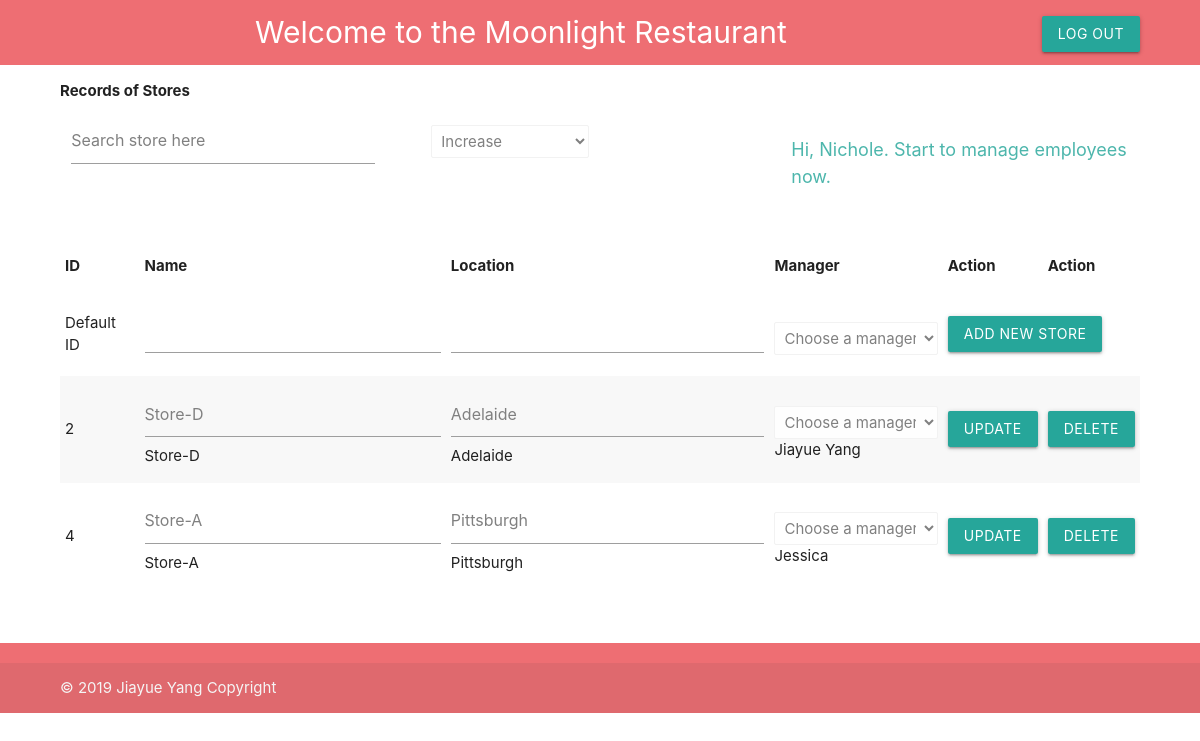
Page /Manager-Store/ on the committed database.
### menuserve/models.py (models this page shows)
class Store(models.Model):
    location = models.CharField(max_length=100)
    name = models.CharField(max_length=10)
    store_manager = models.ForeignKey(Manager,on_delete=models.CASCADE)

class Manager(models.Model):
    name = models.CharField(max_length=20)
    gender = models.CharField(max_length=20,default='male')

### menuserve/views.py (the view, shortened to what this page needs)
# urls.py: url(r'^Manager-Store/',managerstore,name="managerstore"),
def managerstore(request):
    content={}
    content["show"]=""
    stores = Store.objects.all()
    managers = Manager.objects.all()
    return render(request,"Manager-Store.html",{"stores":stores,"managers":managers})

### menuserve/templates/Manager-Store.html (shortened to what this page needs)
<!DOCTYPE html>
    <html lang="en-US">
    <head>
        {% load static %}
        <link type="text/css" rel="stylesheet" href="{% static 'css/materialize.min.css' %}"  media="screen"/>
        {% load static %}
        <link type="text/css" rel="stylesheet" href="{% static 'css/additional.css' %}" charset="utf-8"  />
    </head>
    <body>
        <header class="menu-page-header">
                <div class="grid-example col s12" id="welcomeheadline">
                    Welcome to the Moonlight Restaurant
                    <a href="{% url 'managermain' %}" class="waves-effect waves-light btn" id="logout">Log Out</a>
                </div>
        </header>
        <div class="general-container">
          <p id="headlineofmanagement">
            <b>
            Records of Stores
          </b>
          </p>
          <div class="row" class="table-margin-top">
            <div class="col s4">
                <form class="search-bar-management">
                    <input type="text" name="search" value="Search store here" >
                </form>
            </div>
            <div class="col s2">
            <form>
                <select class="select-management">
                      <option >Increase</option>
                </select>
            </form>
            </div>
            <div class="col s2">
            </div>
            <div class="col s4">
                <p id="loginfo">
                    Hi, Nichole. Start to manage employees now.
                </p>
            </div>
        </div>
            <div class="record-table">
        <table class="striped" >
            <thead>
              <tr>
                  <th>ID</th>
                  <th>Name</th>
                  <th>Location</th>
                  <th>Manager</th>
                  <th>Action</th>
                  <th>Action</th>
              </tr>
            </thead>
            <tbody>
                <form action="#" method="POST">
              <tr>
                  <td>Default ID</td>
                  <td>
                      <input type="text" id="status" class="taskName" name="name" required>
              </td>
              <td>
                  <input type="text" id="status" class="taskName" name="location" required>
              </td>
              <td>
                <select id="manager" class="select-management" name="manager_select" style = " visibility: visible;">
                    <option class="disabled" value="">Choose a manager</option>
                    </select>
              </td>
              <td colspan="2">
                  <button class="waves-effect waves-light btn" name="StoreAdd" type="submit">
                      Add New Store
                    </button>
                </td>
              </tr>
              </form>
              {% for store in stores %}
              <tr>
                    <form action="#" method="POST">
                <td>{{store.id}}</td>
                <td> <input type="text" name="input_storename" value="{{store.name}}">{{store.name}}</td>
                <td><input type="text" name="input_storelocation" value="{{store.location}}">{{store.location}}</td>
                <td>{% csrf_token %}
                        <select id="manager" class="select-management" name="manager_select" >
                            <option class="disabled" value="">Choose a manager</option>
                            </select>{{ store.store_manager.name }}</td>
                <td>
                    <button class="waves-effect waves-light btn" name = "StoreUpdate" id="{{ store.id }}" value="{{ store.id }}" type="submit">Update</button>
                </td>
                </form>
                <td>
                        <form action="#" method="POST">
                                <button class="waves-effect waves-light btn" name = "StoreDelete" id="{{ store.id }}" value="{{ store.id }}" type="submit">Delete</button>
                </form>
                </td>
              </tr>
              {% endfor %}
            </tbody>
          </table>
          </div>
          </div>
          <footer class="page-footer">
                <div class="footer-copyright">
                  <div class="general-container">
                  <a class="grey-text text-lighten-4" style="text-align:center" href="#!">© 2019 Jiayue Yang Copyright </a>
                  </div>
                </div>
              </footer>
        </body>
</html>

### menuserve/static/css/additional.css (style rules this page uses)
#welcomeheadline { background-color:#ee6e73;padding-bottom: 10px; padding-top: 10px; }
.search-bar-management { width: 90%; }
.record-table { overflow-y: scroll; margin-bottom: 5%; }
.select-management { display:table; height: 5%; margin-top: 5%;color: grey; }
#logout { float: right; margin-right: 5%;margin-top: 0.5%; }
#loginfo { color: #4db6ac; font-size: 18px; }
.general-container { margin: 0 auto; width: 90%; }
input[type=text] { color: grey !important; }
.menu-page-header { color: white; font-size: 30px; text-align: center; }
button { position: relative; cursor: pointer; display: inline-block; overflow: hidden; -webkit-user-select: none; -moz-user-select: none; -ms-user-select: none; user-select: none; -webkit-tap-highlight-color: transparent; vertical-align: middle; z-index: 1; -webkit-transition: .3s ease-out; transition: .3s ease-out; background-color: rgba(255, 255, 255, 0.45); }

### rows in the picture
Store: id "2", input_storename "Store-D", name "Store-D", input_storelocation "Adelaide", location "Adelaide", store_manager.name "Jiayue Yang"
Store: id "4", input_storename "Store-A", name "Store-A", input_storelocation "Pittsburgh", location "Pittsburgh", store_manager.name "Jessica"
